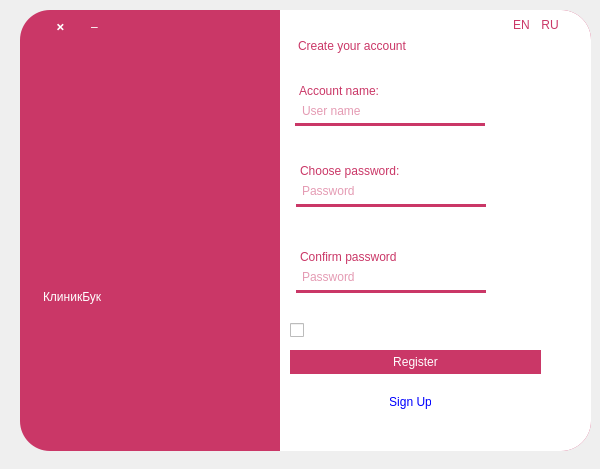
<?xml version="1.0" encoding="UTF-8"?>
<ui version="4.0">
 <class>MainWindow</class>
 <widget class="QWidget" name="MainWindow">
  <property name="geometry">
   <rect>
    <x>0</x>
    <y>0</y>
    <width>600</width>
    <height>469</height>
   </rect>
  </property>
  <property name="windowTitle">
   <string>Form</string>
  </property>
  <widget class="QFrame" name="MainBackground">
   <property name="enabled">
    <bool>true</bool>
   </property>
   <property name="geometry">
    <rect>
     <x>20</x>
     <y>10</y>
     <width>571</width>
     <height>441</height>
    </rect>
   </property>
   <property name="styleSheet">
    <string notr="true">QFrame {
	height:100%; margin:0;
	background-color: #ca3767;
	border-radius: 30px;
}</string>
   </property>
   <property name="frameShape">
    <enum>QFrame::StyledPanel</enum>
   </property>
   <property name="frameShadow">
    <enum>QFrame::Raised</enum>
   </property>
   <widget class="QFrame" name="WhiteColor">
    <property name="enabled">
     <bool>true</bool>
    </property>
    <property name="geometry">
     <rect>
      <x>260</x>
      <y>0</y>
      <width>311</width>
      <height>441</height>
     </rect>
    </property>
    <property name="cursor">
     <cursorShape>ArrowCursor</cursorShape>
    </property>
    <property name="mouseTracking">
     <bool>false</bool>
    </property>
    <property name="tabletTracking">
     <bool>false</bool>
    </property>
    <property name="focusPolicy">
     <enum>Qt::NoFocus</enum>
    </property>
    <property name="contextMenuPolicy">
     <enum>Qt::DefaultContextMenu</enum>
    </property>
    <property name="acceptDrops">
     <bool>false</bool>
    </property>
    <property name="styleSheet">
     <string notr="true">QFrame {
	border: 0;
	background-color: rgb(255, 255, 255);
	border-radius: 30px; 
}</string>
    </property>
    <property name="inputMethodHints">
     <set>Qt::ImhNone</set>
    </property>
    <property name="frameShape">
     <enum>QFrame::NoFrame</enum>
    </property>
    <property name="frameShadow">
     <enum>QFrame::Raised</enum>
    </property>
    <widget class="QFrame" name="frame">
     <property name="enabled">
      <bool>true</bool>
     </property>
     <property name="geometry">
      <rect>
       <x>0</x>
       <y>-10</y>
       <width>281</width>
       <height>481</height>
      </rect>
     </property>
     <property name="autoFillBackground">
      <bool>false</bool>
     </property>
     <property name="styleSheet">
      <string notr="true">QFrame {
	background-color: white;
	border: 0;
	border-radius: 0;
}</string>
     </property>
     <property name="locale">
      <locale language="Russian" country="Russia"/>
     </property>
     <property name="inputMethodHints">
      <set>Qt::ImhHiddenText</set>
     </property>
     <property name="frameShape">
      <enum>QFrame::StyledPanel</enum>
     </property>
     <property name="frameShadow">
      <enum>QFrame::Raised</enum>
     </property>
     <widget class="QLabel" name="SIGNUP">
      <property name="geometry">
       <rect>
        <x>18</x>
        <y>30</y>
        <width>241</width>
        <height>31</height>
       </rect>
      </property>
      <property name="styleSheet">
       <string notr="true">QFrame {
	background-color: 0;
	color: #ca3767;
	font: 500 16pt &quot;Montserrat Medium&quot;;	
}
</string>
      </property>
      <property name="text">
       <string>Create your account</string>
      </property>
     </widget>
     <widget class="QLabel" name="UserName">
      <property name="geometry">
       <rect>
        <x>19</x>
        <y>80</y>
        <width>121</width>
        <height>21</height>
       </rect>
      </property>
      <property name="styleSheet">
       <string notr="true">QFrame {
	background-color: 0;
	color: #ca3767;
	font: 500 9pt &quot;Montserrat Medium&quot;;	
}
</string>
      </property>
      <property name="text">
       <string>Account name:</string>
      </property>
     </widget>
     <widget class="QLabel" name="Password">
      <property name="geometry">
       <rect>
        <x>20</x>
        <y>160</y>
        <width>131</width>
        <height>21</height>
       </rect>
      </property>
      <property name="styleSheet">
       <string notr="true">QFrame {
	background-color: 0;
	color: #ca3767;
	font: 500 9pt &quot;Montserrat Medium&quot;;	
}
</string>
      </property>
      <property name="text">
       <string>Choose password:</string>
      </property>
     </widget>
     <widget class="Line" name="line">
      <property name="geometry">
       <rect>
        <x>15</x>
        <y>123</y>
        <width>190</width>
        <height>3</height>
       </rect>
      </property>
      <property name="autoFillBackground">
       <bool>false</bool>
      </property>
      <property name="styleSheet">
       <string notr="true">QFrame {
	background-color: #ca3767;
}
</string>
      </property>
      <property name="orientation">
       <enum>Qt::Horizontal</enum>
      </property>
     </widget>
     <widget class="Line" name="line_2">
      <property name="geometry">
       <rect>
        <x>16</x>
        <y>204</y>
        <width>190</width>
        <height>3</height>
       </rect>
      </property>
      <property name="autoFillBackground">
       <bool>false</bool>
      </property>
      <property name="styleSheet">
       <string notr="true">QFrame {
	background-color: #ca3767;
}
</string>
      </property>
      <property name="orientation">
       <enum>Qt::Horizontal</enum>
      </property>
     </widget>
     <widget class="QLineEdit" name="GetPassword">
      <property name="geometry">
       <rect>
        <x>20</x>
        <y>180</y>
        <width>181</width>
        <height>22</height>
       </rect>
      </property>
      <property name="tabletTracking">
       <bool>false</bool>
      </property>
      <property name="autoFillBackground">
       <bool>false</bool>
      </property>
      <property name="styleSheet">
       <string notr="true">QLineEdit {
	background-color: 0;
	color: #ca3767;
	border: 0;
	font: 500 9pt &quot;Montserrat Medium&quot;;	
}
</string>
      </property>
      <property name="inputMask">
       <string/>
      </property>
      <property name="maxLength">
       <number>20</number>
      </property>
      <property name="echoMode">
       <enum>QLineEdit::Password</enum>
      </property>
      <property name="cursorPosition">
       <number>0</number>
      </property>
      <property name="alignment">
       <set>Qt::AlignLeading|Qt::AlignLeft|Qt::AlignVCenter</set>
      </property>
      <property name="dragEnabled">
       <bool>false</bool>
      </property>
      <property name="readOnly">
       <bool>false</bool>
      </property>
      <property name="placeholderText">
       <string>Password</string>
      </property>
      <property name="cursorMoveStyle">
       <enum>Qt::LogicalMoveStyle</enum>
      </property>
      <property name="clearButtonEnabled">
       <bool>false</bool>
      </property>
     </widget>
     <widget class="QLineEdit" name="GetUserName">
      <property name="geometry">
       <rect>
        <x>20</x>
        <y>100</y>
        <width>181</width>
        <height>22</height>
       </rect>
      </property>
      <property name="tabletTracking">
       <bool>false</bool>
      </property>
      <property name="autoFillBackground">
       <bool>false</bool>
      </property>
      <property name="styleSheet">
       <string notr="true">QLineEdit {
	background-color: 0;
	color: #ca3767;
	border: 0;
	font: 500 9pt &quot;Montserrat Medium&quot;;	
}
</string>
      </property>
      <property name="inputMask">
       <string/>
      </property>
      <property name="maxLength">
       <number>10</number>
      </property>
      <property name="echoMode">
       <enum>QLineEdit::Normal</enum>
      </property>
      <property name="cursorPosition">
       <number>0</number>
      </property>
      <property name="alignment">
       <set>Qt::AlignLeading|Qt::AlignLeft|Qt::AlignVCenter</set>
      </property>
      <property name="dragEnabled">
       <bool>false</bool>
      </property>
      <property name="readOnly">
       <bool>false</bool>
      </property>
      <property name="placeholderText">
       <string>User name</string>
      </property>
      <property name="cursorMoveStyle">
       <enum>Qt::LogicalMoveStyle</enum>
      </property>
      <property name="clearButtonEnabled">
       <bool>false</bool>
      </property>
     </widget>
     <widget class="QCheckBox" name="AgreeCond">
      <property name="geometry">
       <rect>
        <x>10</x>
        <y>320</y>
        <width>16</width>
        <height>20</height>
       </rect>
      </property>
      <property name="styleSheet">
       <string notr="true">QCheckBox {
	background-color: 0;
	color: #ca3767;
	border: 0;
	font: 700 7pt &quot;Montserrat Medium&quot;;	
}
</string>
      </property>
      <property name="text">
       <string/>
      </property>
     </widget>
     <widget class="QPushButton" name="SignUpButton">
      <property name="geometry">
       <rect>
        <x>110</x>
        <y>390</y>
        <width>41</width>
        <height>24</height>
       </rect>
      </property>
      <property name="styleSheet">
       <string notr="true">QPushButton {
	background-color: 0;
	color: #0000FF;
	border: 0;
	font: 500 6pt &quot;Montserrat Medium&quot;;	
}

QPushButton:hover {
	color: #FF0000;
}</string>
      </property>
      <property name="text">
       <string>Sign Up</string>
      </property>
     </widget>
     <widget class="QPushButton" name="RegisterButton">
      <property name="enabled">
       <bool>false</bool>
      </property>
      <property name="geometry">
       <rect>
        <x>10</x>
        <y>350</y>
        <width>251</width>
        <height>24</height>
       </rect>
      </property>
      <property name="styleSheet">
       <string notr="true">QPushButton {
	background-color: #ca3767;
	color: white;
	border: 0;
	font: 500 10pt &quot;Montserrat Medium&quot;;	
}

QPushButton:hover {
	background-color: #CA378A;
}

QPushButton:disabled,
QPushButton[disabled]{
  background-color: #c298a6;
  color: white;
}
</string>
      </property>
      <property name="text">
       <string>Register</string>
      </property>
     </widget>
     <widget class="QLineEdit" name="GetPassword_2">
      <property name="geometry">
       <rect>
        <x>20</x>
        <y>266</y>
        <width>181</width>
        <height>22</height>
       </rect>
      </property>
      <property name="tabletTracking">
       <bool>false</bool>
      </property>
      <property name="autoFillBackground">
       <bool>false</bool>
      </property>
      <property name="styleSheet">
       <string notr="true">QLineEdit {
	background-color: 0;
	color: #ca3767;
	border: 0;
	font: 500 9pt &quot;Montserrat Medium&quot;;	
}
</string>
      </property>
      <property name="inputMask">
       <string/>
      </property>
      <property name="maxLength">
       <number>20</number>
      </property>
      <property name="echoMode">
       <enum>QLineEdit::Password</enum>
      </property>
      <property name="cursorPosition">
       <number>0</number>
      </property>
      <property name="alignment">
       <set>Qt::AlignLeading|Qt::AlignLeft|Qt::AlignVCenter</set>
      </property>
      <property name="dragEnabled">
       <bool>false</bool>
      </property>
      <property name="readOnly">
       <bool>false</bool>
      </property>
      <property name="placeholderText">
       <string>Password</string>
      </property>
      <property name="cursorMoveStyle">
       <enum>Qt::LogicalMoveStyle</enum>
      </property>
      <property name="clearButtonEnabled">
       <bool>false</bool>
      </property>
     </widget>
     <widget class="QLabel" name="Password_2">
      <property name="geometry">
       <rect>
        <x>20</x>
        <y>246</y>
        <width>131</width>
        <height>21</height>
       </rect>
      </property>
      <property name="styleSheet">
       <string notr="true">QFrame {
	background-color: 0;
	color: #ca3767;
	font: 500 9pt &quot;Montserrat Medium&quot;;	
}
</string>
      </property>
      <property name="text">
       <string>Confirm password</string>
      </property>
     </widget>
     <widget class="Line" name="line_3">
      <property name="geometry">
       <rect>
        <x>16</x>
        <y>290</y>
        <width>190</width>
        <height>3</height>
       </rect>
      </property>
      <property name="autoFillBackground">
       <bool>false</bool>
      </property>
      <property name="styleSheet">
       <string notr="true">QFrame {
	background-color: #ca3767;
}
</string>
      </property>
      <property name="orientation">
       <enum>Qt::Horizontal</enum>
      </property>
     </widget>
     <widget class="QWidget" name="horizontalLayoutWidget">
      <property name="geometry">
       <rect>
        <x>230</x>
        <y>10</y>
        <width>51</width>
        <height>31</height>
       </rect>
      </property>
      <layout class="QHBoxLayout" name="horizontalLayout">
       <item>
        <widget class="QPushButton" name="rubutton_2">
         <property name="styleSheet">
          <string notr="true">QPushButton {
	border: 0;
	color: #ca3767;
	font: 9pt &quot;Montserrat&quot;;
}

QPushButton:hover {
	background-color: #CA378A;
	border-radius: 2px;
	color: white;
}</string>
         </property>
         <property name="text">
          <string>EN</string>
         </property>
        </widget>
       </item>
       <item>
        <widget class="QPushButton" name="rubutton">
         <property name="styleSheet">
          <string notr="true">QPushButton {
	border: 0;
	color: #ca3767;
	font: 9pt &quot;Montserrat&quot;;
}

QPushButton:hover {
	background-color: #CA378A;
	border-radius: 2px;
	color: white;
}</string>
         </property>
         <property name="text">
          <string>RU</string>
         </property>
        </widget>
       </item>
      </layout>
     </widget>
     <zorder>line</zorder>
     <zorder>SIGNUP</zorder>
     <zorder>UserName</zorder>
     <zorder>Password</zorder>
     <zorder>line_2</zorder>
     <zorder>GetPassword</zorder>
     <zorder>GetUserName</zorder>
     <zorder>AgreeCond</zorder>
     <zorder>SignUpButton</zorder>
     <zorder>RegisterButton</zorder>
     <zorder>GetPassword_2</zorder>
     <zorder>Password_2</zorder>
     <zorder>line_3</zorder>
     <zorder>horizontalLayoutWidget</zorder>
    </widget>
   </widget>
   <widget class="QFrame" name="frame_2">
    <property name="geometry">
     <rect>
      <x>55</x>
      <y>96</y>
      <width>151</width>
      <height>171</height>
     </rect>
    </property>
    <property name="styleSheet">
     <string notr="true">QFrame {
	background-color: rgba(255, 255, 255, 0);
	image: url(:/appIcon.png);
}</string>
    </property>
    <property name="frameShape">
     <enum>QFrame::StyledPanel</enum>
    </property>
    <property name="frameShadow">
     <enum>QFrame::Raised</enum>
    </property>
   </widget>
   <widget class="QLabel" name="ClinicBook">
    <property name="geometry">
     <rect>
      <x>23</x>
      <y>246</y>
      <width>220</width>
      <height>81</height>
     </rect>
    </property>
    <property name="styleSheet">
     <string notr="true">QFrame {
	background-color: 0;
	color: white;
	font: 500 28pt &quot;Montserrat Medium&quot;;	
}
</string>
    </property>
    <property name="text">
     <string>КлиникБук</string>
    </property>
   </widget>
   <widget class="QPushButton" name="CloseProgram">
    <property name="geometry">
     <rect>
      <x>25</x>
      <y>1</y>
      <width>31</width>
      <height>31</height>
     </rect>
    </property>
    <property name="styleSheet">
     <string notr="true">QPushButton {
	border: 0;
	color: white;
	font: 15pt &quot;Segoe UI&quot;;
}

QPushButton:hover {
	border-radius: 7px;
	background-color: #a85973;
}
</string>
    </property>
    <property name="text">
     <string>🞬</string>
    </property>
   </widget>
   <widget class="QPushButton" name="HideProgram">
    <property name="geometry">
     <rect>
      <x>59</x>
      <y>1</y>
      <width>31</width>
      <height>31</height>
     </rect>
    </property>
    <property name="cursor">
     <cursorShape>ArrowCursor</cursorShape>
    </property>
    <property name="contextMenuPolicy">
     <enum>Qt::DefaultContextMenu</enum>
    </property>
    <property name="styleSheet">
     <string notr="true">QPushButton {
	border: 0;
	color: white;
	font: 900 15pt &quot;Segoe UI&quot;;
}

QPushButton:hover {
	border-radius: 7px;
	background-color: #a85973;
}</string>
    </property>
    <property name="text">
     <string>–</string>
    </property>
    <property name="checkable">
     <bool>false</bool>
    </property>
    <property name="checked">
     <bool>false</bool>
    </property>
    <property name="autoRepeat">
     <bool>false</bool>
    </property>
    <property name="autoExclusive">
     <bool>false</bool>
    </property>
    <property name="autoDefault">
     <bool>false</bool>
    </property>
   </widget>
  </widget>
 </widget>
 <resources>
  <include location="source.qrc"/>
 </resources>
 <connections/>
</ui>
